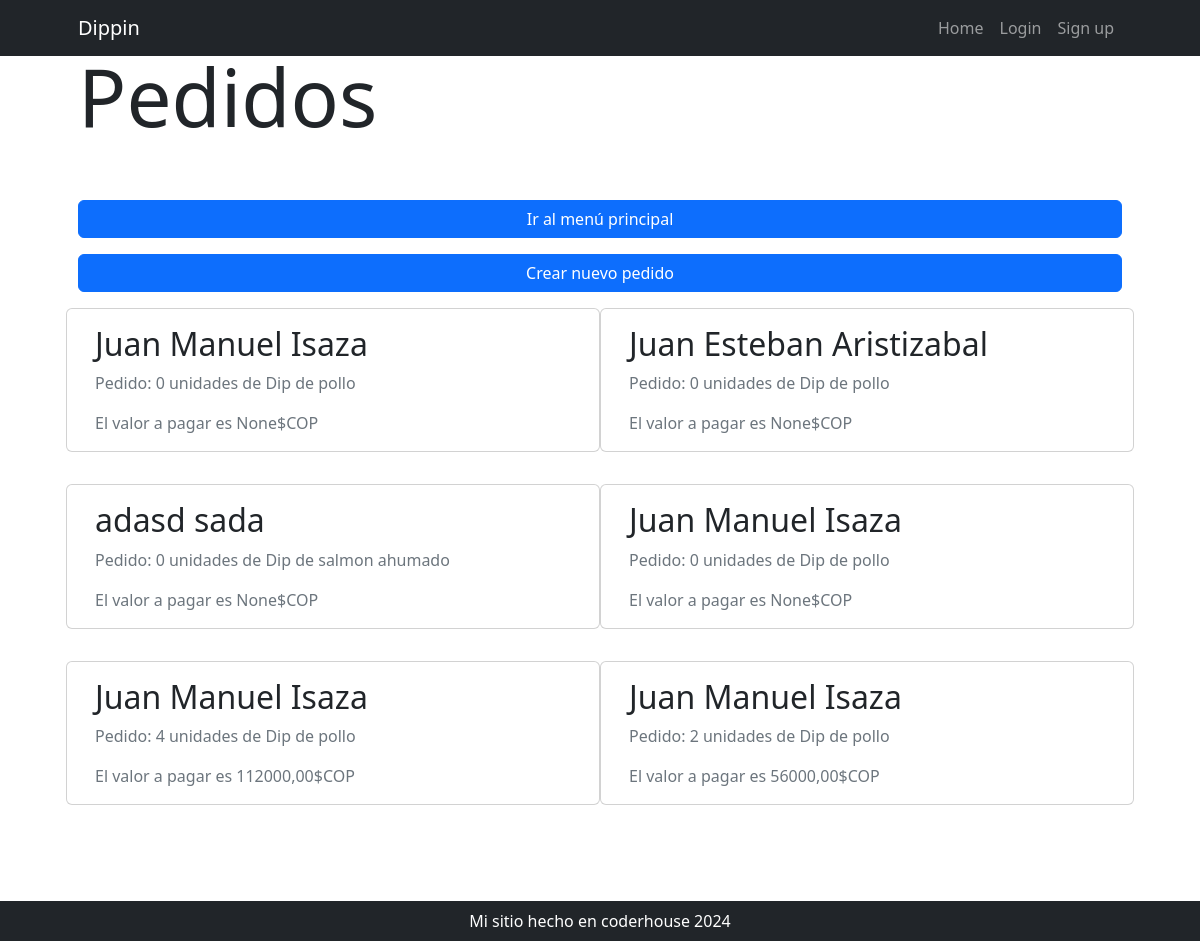
/pedido/home/, run on an earlier commit of the app's database.
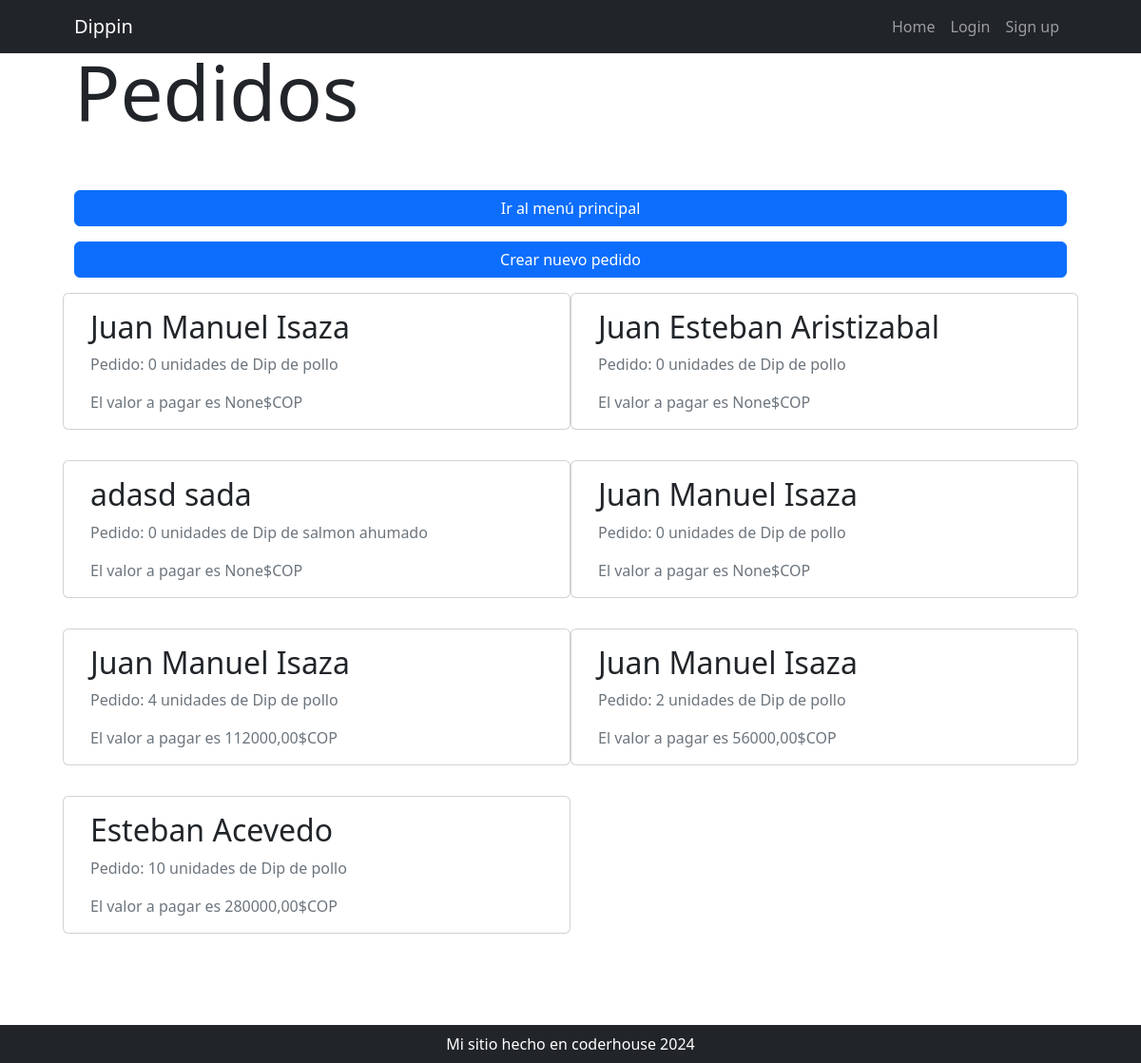
And on a later commit of the database.
### pedido/models.py (models this page shows, shortened)
class InfoProductoPedido(models.Model):
    cliente = models.ForeignKey(Cliente, on_delete=models.CASCADE, blank=False, null=False, verbose_name="cliente")
    producto_pedido = models.ForeignKey(Producto, on_delete=models.CASCADE, blank=False, null=False, verbose_name="producto")
    cantidad = models.PositiveIntegerField(default=0)
    precio_total = models.DecimalField(max_digits=10, decimal_places=2, null=True, editable=False)
    fecha_venta = models.DateTimeField(default=timezone.now, editable=False)
    class Meta:
        ordering = ("fecha_venta",)

### cliente/models.py (models this page shows)
class Cliente(models.Model):
    nombre = models.CharField(max_length=50)
    apellido = models.CharField(max_length=50)
    nacimiento = models.DateField(null=True)
    pais_origen_id = models.ForeignKey(Pais, on_delete=models.SET_NULL, blank=True, null=True, verbose_name="pais de origen")
    def __str__(self):
        return f"{self.nombre} {self.apellido}"

### producto/models.py (models this page shows)
class Producto(models.Model):
    categoria_producto = models.ForeignKey(ProductoCategoria, on_delete=models.SET_NULL, blank=True, null=True, verbose_name="Categoria de producto")
    nombre = models.CharField(max_length=200, unique=True)
    descripcion = models.CharField(max_length=250, null=True, blank = True, verbose_name="descripcion")
    precio = models.PositiveIntegerField()
    stock_disponible=models.FloatField(default=0)
    imagen = models.ImageField(upload_to="imagenes/", null=True, blank=True)
    fecha_actualizacion = models.DateField(null=True, blank=True, default=timezone.now, editable=False, verbose_name="Fecha de actualizacion")
    def __str__(self):
        return self.nombre
    class Meta:
        verbose_name="producto"
        verbose_name_plural="productos"

### pedido/views.py (the view)
# urls.py: path("home/", views.home, name="home"),
def home(request):
    consulta_pedidos = models.InfoProductoPedido.objects.all()
    context = {"pedidos":consulta_pedidos}
    return render(request, "pedido/index.html", context)

### pedido/templates/pedido/index.html
{% extends 'core/base.html' %}
    {% block titulo %}
        {% include 'core/components/titulo1.html' with titulo="Pedidos" %}
    {% endblock titulo %}
    {% block contenido %}
    <div class="d-flex flex-column">
        <a href="{% url 'core:home' %}" class="btn btn-primary mb-3">Ir al menú principal</a>
        <a href="{% url 'pedido:pedido_create' %}" class="btn btn-primary">Crear nuevo pedido</a>
    </div>
    <div class="row row-cols-1 row-cols-md-2 ">
        {% for pedido in pedidos %}
        <div class="card my-3">
            <div class="card-body">
                <h2 class="card-title">{{ pedido.cliente }} </h2>
                <p class="card-text text-muted ">Pedido: {{pedido.cantidad}} unidades de {{ pedido.producto_pedido }}</p>
                <p class="card-text text-muted ">El valor a pagar es {{ pedido.precio_total }}$COP</p>
            </div>
        </div>
    {% endfor %}
    </div>
    <div class="row align-items-center my-5">
        <h1 class="pb-lg-3 text-primary fs-2">
        </h1>
    </div>
    {% endblock contenido %}

What changed in the data, as far as the page shows it:
added InfoProductoPedido: cliente "Esteban Acevedo", cantidad "10", producto_pedido "Dip de pollo", precio_total "280000,00"
